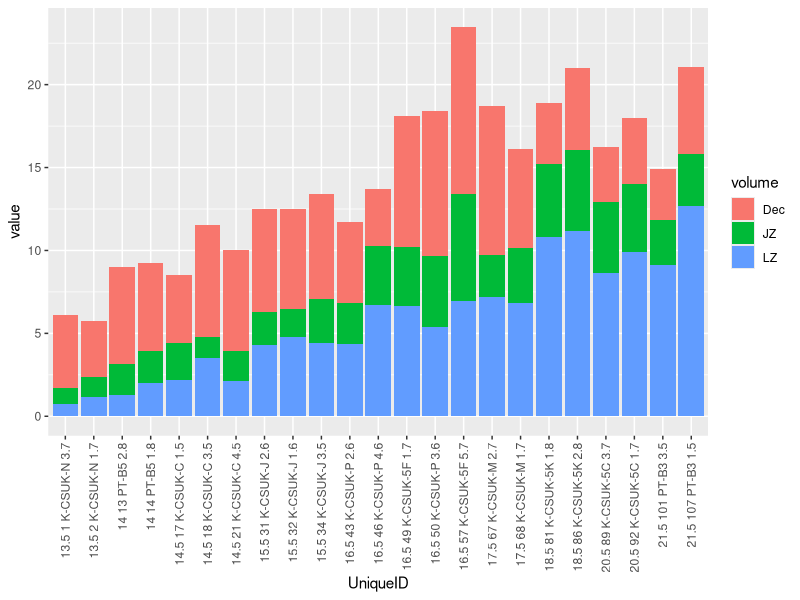
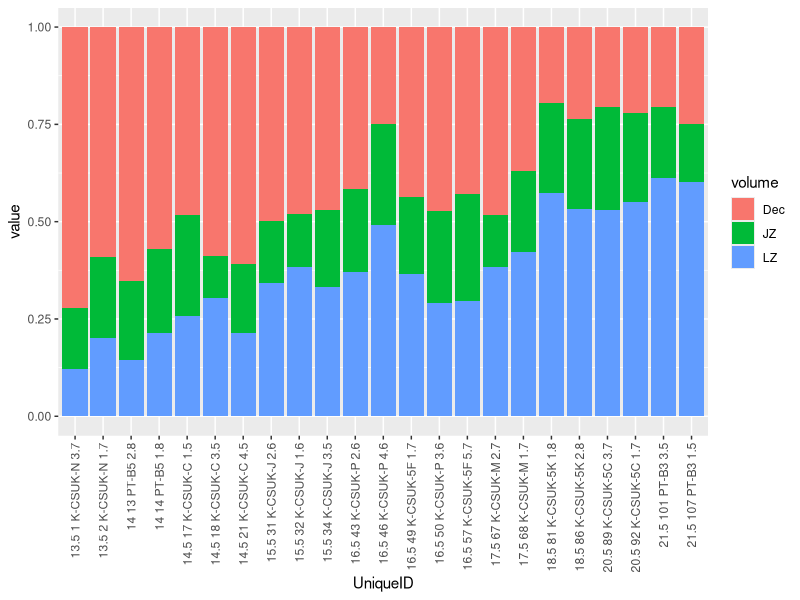

The R script that drew these images, in order:
library(ggplot2)
library(tidyverse)
library(readxl)
library(lme4) 
library(emmeans) 
library(lmerTest)
library(data.table)

# Figure 6 ---------

d <- read.csv("Raw_Data/ZoneVol_master.csv", header = TRUE)

VolumeInfo = d %>%
  group_by(Pair_ID, Implantation_Site, Day_of_Gestation) %>%
  summarise(Dec = mean(Decidua_area),
            JZ = mean(Junctional_area),
            LZ = mean(Labyrinth_area),
            Order = min(Order))

longVol <- melt(setDT(VolumeInfo), id.vars = colnames(VolumeInfo)[c(1:3,7)], variable.name = "volume")
longVol$UniqueID <- as.factor(paste(longVol$Day_of_Gestation, longVol$Order, longVol$Pair_ID, longVol$Implantation_Site))

ggplot(longVol, aes(fill=volume, y=value, x=UniqueID)) + 
  geom_bar(position="stack", stat="identity") +
  theme(axis.text.x = element_text(angle = 90, vjust = 0.5, hjust=1)) 

ggplot(longVol, aes(fill=volume, y=value, x=UniqueID)) + 
  geom_bar(position="fill", stat="identity") +
  theme(axis.text.x = element_text(angle = 90, vjust = 0.5, hjust=1))
